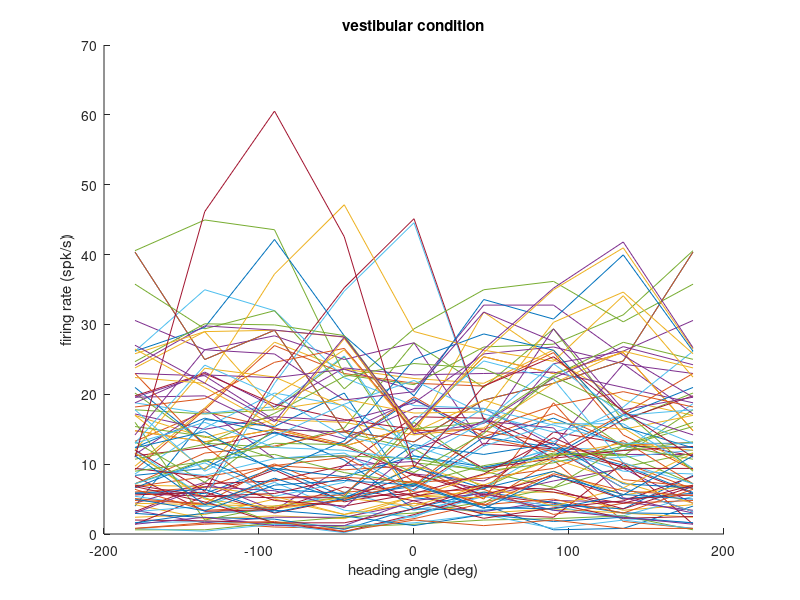
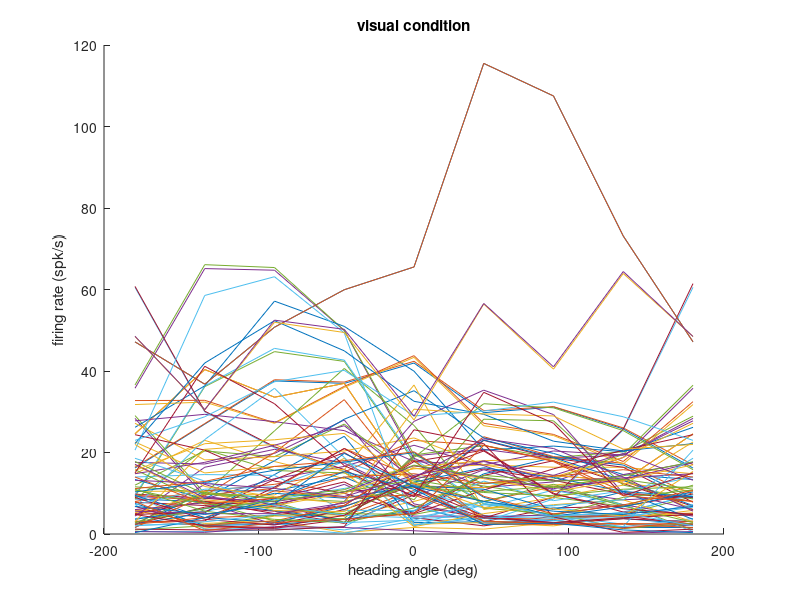
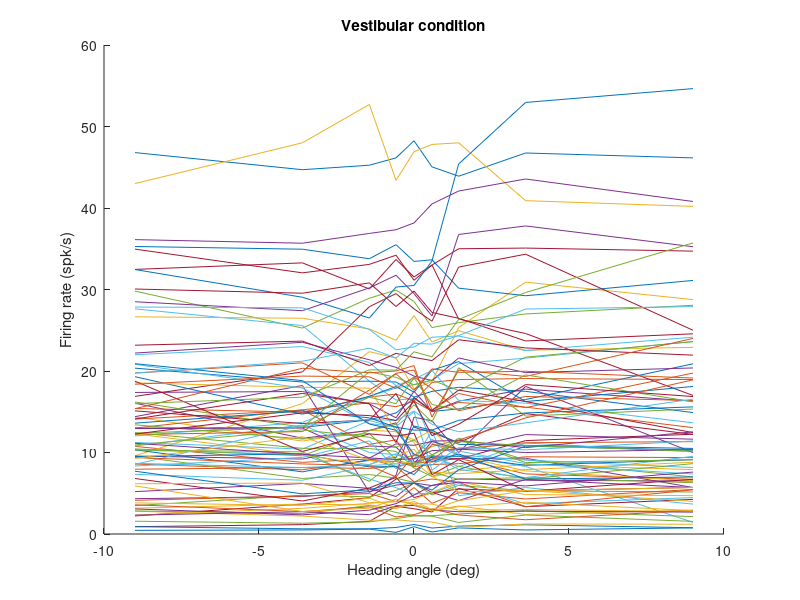
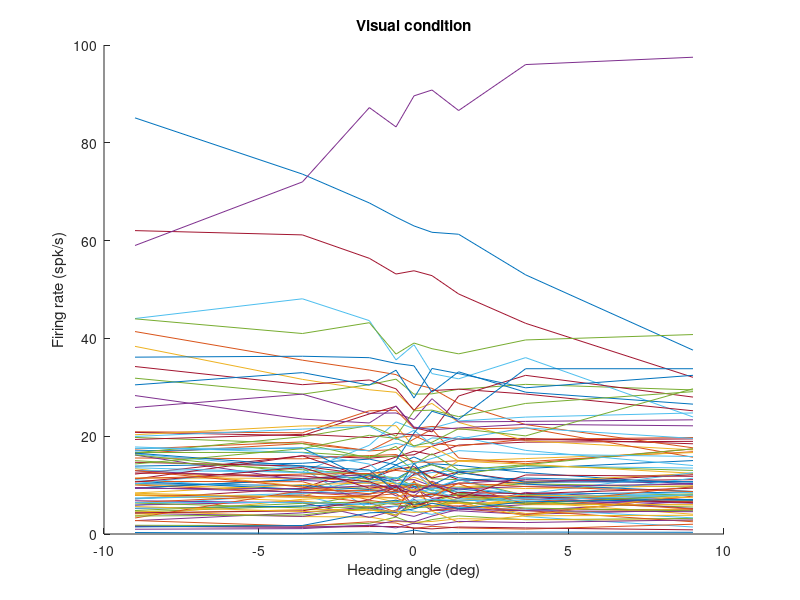

These charts were generated, in order, by the following MATLAB code:
load VIP.mat;

%% plot heading tuning of all neurons during passive heading
units = experiment1.units;
nunits = numel(units);
% vestibular condition
figure; hold on; for i=1:nunits, plot(units(i).ves.stim_global,units(i).ves.resp_global); end
title('vestibular condition'); xlabel('heading angle (deg)'); ylabel('firing rate (spk/s)');
% visual condition
figure; hold on; for i=1:nunits, plot(units(i).vis.stim_global,units(i).vis.resp_global); end
title('visual condition'); xlabel('heading angle (deg)'); ylabel('firing rate (spk/s)');

%% plot heading tuning of all neurons during heading discrimination task
units = experiment2.units;
nunits = numel(units);
% vestibular condition
figure; hold on; for i=1:nunits, plot(units(i).ves.stim_global,units(i).ves.resp_global); end
title('Vestibular condition'); xlabel('Heading angle (deg)'); ylabel('Firing rate (spk/s)');
% visual condition
figure; hold on; for i=1:nunits, plot(units(i).vis.stim_global,units(i).vis.resp_global); end
title('Visual condition'); xlabel('Heading angle (deg)'); ylabel('Firing rate (spk/s)');
% combined condition
figure; hold on; for i=1:nunits, plot(units(i).vis.stim_global,units(i).com.resp_global); end
title('Combined visual/vestibular condition'); xlabel('Heading angle (deg)'); ylabel('Firing rate (spk/s)');

%% plot neuronal choice probability as a function of neuronal threshold
units = experiment2.units;
nunits = numel(units);
% vestibular condition
figure; hold on; for i=1:nunits, plot(units(i).ves.thresh,units(i).ves.cp,'.r'); end
title('Vestibular condition'); xlabel('Neuronal threshold (deg)'); ylabel('Choice probability');
set(gca,'xscale','log');
% visual condition
figure; hold on; for i=1:nunits, plot(units(i).vis.thresh,units(i).vis.cp,'.g'); end
title('Visual condition'); xlabel('Neuronal threshold (deg)'); ylabel('Choice probability');
set(gca,'xscale','log');
% combined condition
figure; hold on; for i=1:nunits, plot(units(i).vis.thresh,units(i).com.cp,'.b'); end
title('Combined visual/vestibular condition'); xlabel('Neuronal threshold (deg)'); ylabel('Choice probability');
set(gca,'xscale','log');

%% plot noise correlation between neurons as a function of signal correlation
pairs = experiment3.pairs;
npairs = numel(pairs);
% vestibular condition
figure; hold on; for i=1:npairs, plot(pairs(i).ves.corr_signal,pairs(i).ves.corr_noise,'.r'); end
title('vestibular condition'); xlabel('Signal correlation'); ylabel('Noise correlation'); axis([-1 1 -1 1]);
% visual condition
figure; hold on; for i=1:npairs, plot(pairs(i).vis.corr_signal,pairs(i).vis.corr_noise,'.g'); end
title('visual condition'); xlabel('Signal correlation'); ylabel('Noise correlation'); axis([-1 1 -1 1]);